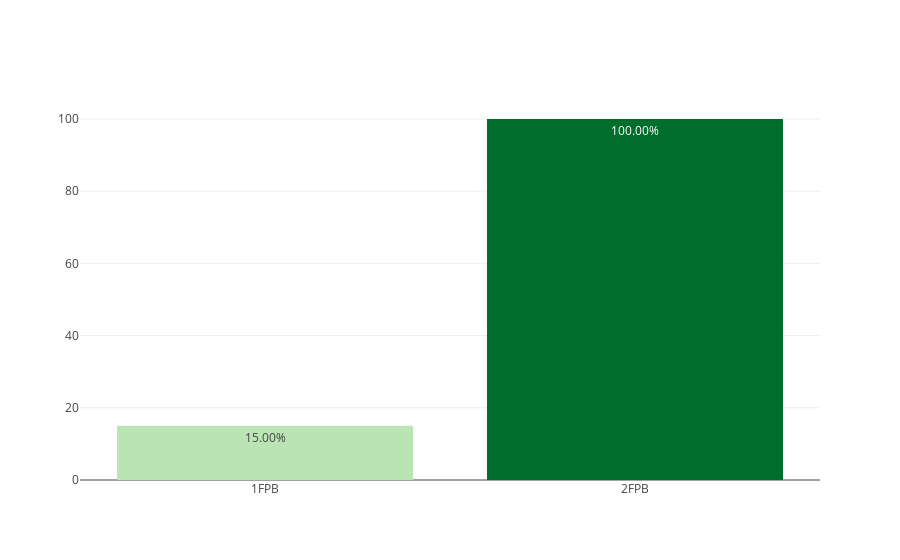

The notebook cell saved with this chart:
### Markdown cell above
## FPB

### Code cell
dfc_FPB = loaders.get_data_by_stages(dfc, 'FPB')
myplotly.bar_simple(dfc_FPB.index, dfc_FPB['éxito'])

### Figure 1 — Plotly figure (JSON) as saved in the notebook; plotly's stock layout.template omitted (floating-point values rounded to 4 significant figures)
{"data": [{"hoverinfo": "x+text", "marker": {"color": [15, 100], "colorscale": [[0, "rgb(186,228,179)"], [0.3333, "rgb(116,196,118)"], [0.6667, "rgb(49,163,84)"], [1, "rgb(0,109,44)"]]}, "text": ["15.00%", "100.00%"], "type": "bar", "uid": "ab51faa1-ebaa-48be-a8d3-b15a3ede54fe", "x": ["1FPB", "2FPB"], "y": [15, 100]}], "layout": {"title": {"text": ""}}}
